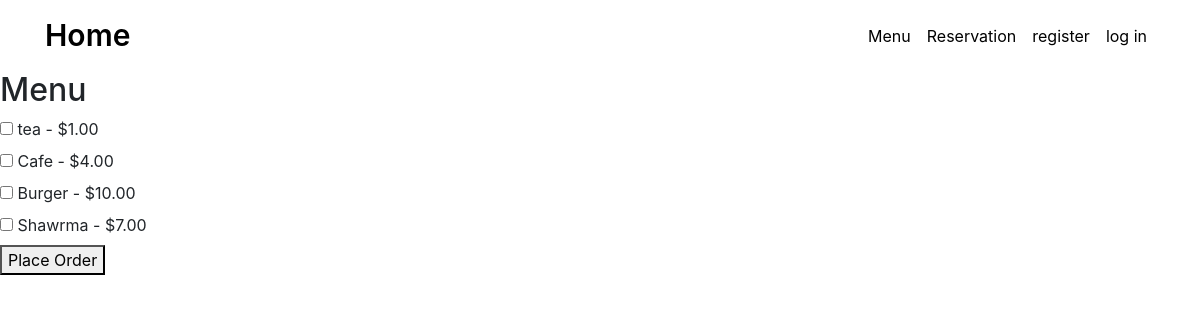
/menu_view/, run on the app's committed database.
### orders/models.py (models this page shows, shortened)
class Product(models.Model):
    name = models.CharField(max_length=255)
    price = models.DecimalField(max_digits=10, decimal_places=2)

### orders/views.py (the view)
# urls.py: path('menu_view/', menu_view, name='menu_view'),
def menu_view(request):
    products = Product.objects.all()
    context = {'products' : products}
    return render(request, 'orders/menu_view.html', context)

### orders/templates/orders/menu_view.html (shortened to what this page needs)
{% extends 'menu/base.html' %}
{% block content %}
<h2>Menu</h2>
<form method="post" action="{% url 'order_view' %}">
    {% for product in products %}
    <label>
        <input type="checkbox" name="product" value="{{ product.id }}">
        {{ product.name }} - ${{ product.price }}
    </label><br>
    {% endfor %}
    <button type="submit">Place Order</button>
</form>
{% endblock content %}

### data on the page
Product: name "tea", price "1.00"
Product: name "Cafe", price "4.00"
Product: name "Burger", price "10.00"
Product: name "Shawrma", price "7.00"
